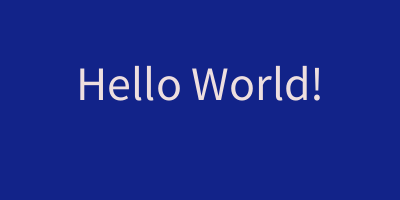
Frame 1 (no input)
Frame 60 (the mouse pressed at the canvas centre just before this capture): identical to frame 1, image omitted
Frame 120 (the mouse held since frame 60 and released just before this capture): identical to frame 1, image omitted

The Processing sketch that drew this single still picture (run headless with seeded random() and noise(); from frame 60 on, the mouse is pressed at the canvas centre):

// Processing sketch: HelloWorld
// ── HelloWorld.pde
void setup() {
  size(400, 200);       
  textSize(48);
  textAlign(CENTER);
}


void draw() {
  background(#122389);
  fill(#EEDFDF);
  text("Hello World!", width/2, height/2);
}
